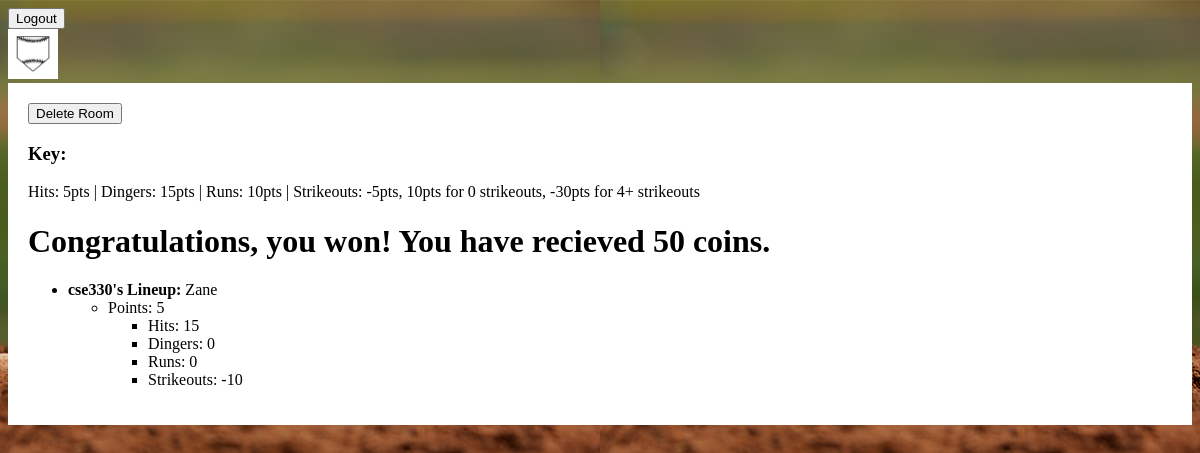
The page /urmom/ (signed in) on the database its author committed.
### creative_project/models.py (models this page shows, shortened)
class Lineup(models.Model):
    name = models.CharField(max_length = 50)
    room = models.ForeignKey(Room, default=None, on_delete=models.CASCADE)
    creator = models.ForeignKey(User, default=None, on_delete=models.CASCADE)
    player1 = models.CharField(max_length= 100)
    player2 = models.CharField(max_length= 100)
    player3 = models.CharField(max_length= 100)
    logo = models.ImageField(default = 'default.png', blank = True)
    points = models.IntegerField(default=0)
    hits = models.IntegerField(default=0)
    dingers = models.IntegerField(default=0)
    strikeouts = models.IntegerField(default = 0)
    runs = models.IntegerField(default=0)
    cost = models.IntegerField(default=0)

### creative_project/views.py (the view, shortened to what this page needs)
# urls.py: re_path(r'^(?P<slug>[\w-]+)/$', views.room_view, name= "gameroom"),
@login_required(login_url="/login")
def room_view(request, slug):
  simulated = False
  lineups = Lineup.objects.filter(room__slug=slug).order_by('-points')
  if len(lineups) ==0:
    rooms = Room.objects.all()
    message = "There are no lineups in this room yet!"
    return redirect('home')
  numPlayers = len(lineups)
  winner = lineups[0]
  if lineups[0].points >0:
    simulated = True
  if simulated:
    if lineups[0].creator == request.user:
      user = lineups[0].creator
      extendedusers = ExtendedUser.objects.filter(user=user)
      extendeduser = extendedusers[0]
      extendeduser.winstreak += 1
      extendeduser.totalWins += 1
      bonus = numPlayers * 50
      extendeduser.coins += bonus
      if request.method == 'POST':
        extendeduser.save()
      bonus = str(bonus)
      message = "Congratulations, you won! You have recieved " + bonus + " coins."
  else:
    message = ""
  return render(request, 'gameroom.html', {'lineups':lineups, 'slug':slug, 'message':message, 'simulated':simulated})

### templates/gameroom.html (shortened to what this page needs)
{% extends 'base_layout.html' %}
{% block content %}
<form id = "deleteroom_form" action = "{% url 'deleteroom' %}" method = "post">
    <input type = "submit" value = "Delete Room">
</form>
<h3>
    Key:
</h3>
<p>
    Hits: 5pts | Dingers: 15pts | Runs: 10pts | Strikeouts: -5pts, 10pts for 0 strikeouts, -30pts for 4+ strikeouts
</p>
<h1 id = "message-box">{{message}}</h1>
<ul>
{% for lineup in lineups %}
<li><strong>{{lineup.creator}}'s Lineup: </strong>{{lineup.name}}</li>
<ul>
    {% if simulated %}
    <li>
        Points: {{lineup.points}}
        <ul>
            <li>Hits: {{lineup.hits}}</li>
            <li>Dingers: {{lineup.dingers}}</li>
            <li>Runs: {{lineup.runs}}</li>
            <li>Strikeouts: {{lineup.strikeouts}}</li>
         </ul>
    </li>
    {% endif %}
</ul>
{% endfor %}
</ul>
{% endblock %}

### creative_project/static/styles.css (style rules this page uses)
body { background-image: url(background.jpg); background-color: #cccccc; }

### rows shown on the page
Lineup: creator "cse330", name "Zane", points "5", hits "15", dingers "0", runs "0", strikeouts "-10"

### other values the page prints
{{ message }} "Congratulations, you won! You have recieved 50 coins."
